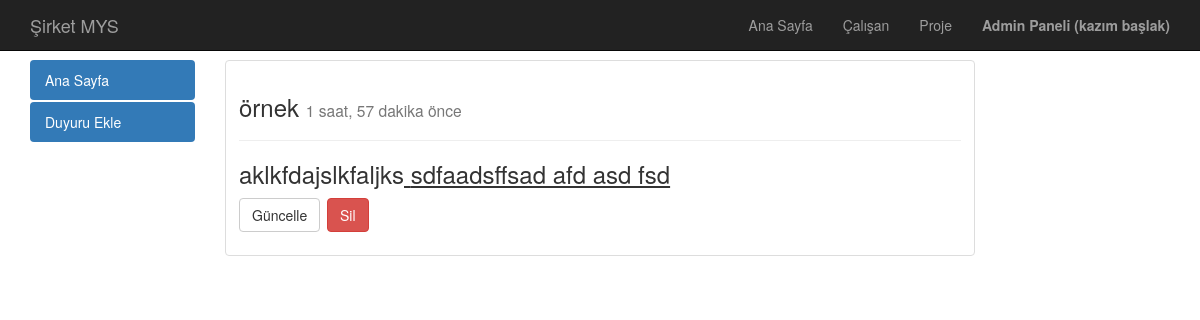
The app's page /duyuru/ornek/ (signed in) with its own data.
### home/models.py (models this page shows, shortened)
class Duyuru(models.Model):
    baslik = models.CharField(max_length = 120,verbose_name="Başlık")
    text = RichTextField(verbose_name="İçerik")
    tarih = models.DateTimeField(auto_now_add=True)
    slug = models.SlugField(unique = True,editable=False)
    def get_update_url(self):
        return reverse("home:update",kwargs={"slug":self.slug})
    def get_delete_url(self):
        return reverse("home:delete",kwargs={"slug":self.slug})
    class Meta:
        ordering = ['-tarih']

### home/views.py (the view)
# urls.py: path('duyuru/<slug:slug>/',duyuruDetail,name='detail'),
def duyuruDetail(request,slug):
    yetki = getAuthorization(request,"duyuru")
    if yetki == -1:
        messages.warning(request,"Erişim için giriş yapınız.")
        return redirect("/admin")
    if not canView(yetki):
        messages.warning(request,"Duyuru detayına erişim yetkiniz yoktur.")
        return redirect("home:index")
    duyuru = get_object_or_404(Duyuru,slug = slug)
    context = {
        'duyuru':duyuru,
        'canAdd':canAdd(yetki),
        'canChange':canChange(yetki),
        'canDelete':canDelete(yetki),
    }
    return render(request,"home/duyurudetay.html",context)

### calisan/models.py (called while the page is built, shortened)
def getAuthorization(request,name):
    u = request.user
    yetki = 0
    if not u.is_authenticated:
        return -1
    elif u.is_superuser:
        return 15

def canView(authorization):
    return authorization >= 8

def canAdd(authorization):
    return authorization % 2 != 0

def canChange(authorization):
    return authorization == 2 or authorization == 3 or authorization == 6 or authorization == 7 or authorization == 10 or authorization == 11 or authorization == 14 or authorization == 15

def canDelete(authorization):
    return authorization == 4 or authorization == 5 or authorization == 6 or authorization == 7 or authorization == 12 or authorization == 13 or authorization == 14 or authorization == 15

### templates/home/duyurudetay.html (shortened to what this page needs)
{% extends "base.html" %}
{% block body %}
    {%if request.user.is_authenticated %}
        <div class="container">
            <div class="row">
                {% include "home/leftnav.html" %}
                <div class="col-sm-8">
                    <div class="thumbnail">
                        <div class="caption">
                            <h3>{{duyuru.baslik}} <small>{{duyuru.tarih|timesince}} önce</small><hr>
                            <p>{{duyuru.text|safe|linebreaks}}</p>
                            <p>
                            {% if canChange %}
                                <a href="{{duyuru.get_update_url}}" class="btn btn-default" role="button">Güncelle</a>
                            {% endif %}
                            {% if canDelete %}
                                <a href="{{duyuru.get_delete_url}}" class="btn btn-danger" role="button">Sil</a>
                            {% endif %}
                            </p>
                        </div>
                    </div>
                </div>
            </div>
        </div>
    {%endif%}
{% endblock body %}

### templates/header.html (shortened to what this page needs)
<head>
</head>
<nav class="navbar navbar-inverse navbar-fixed-top" role="banner">
    <div class="container">
        <div class="navbar-header">
            <a href="{% url 'home:index'%}" class="navbar-brand">Şirket MYS</a>
        </div>
        <nav class="collapse navbar-collapse" role="navigation">
            <ul class="nav navbar-nav navbar-right">
                <li><a href="{% url 'home:index'%}">Ana Sayfa</a></li>
                <li><a href="{% url 'calisan:index' %}">Çalışan</a></li>
                <li><a href="{% url 'proje:index' %}">Proje</a></li>
                <li><a href="/admin"><b>Admin Paneli ({{ request.user.get_full_name }})</b></a></li>
            </ul>
        </nav>
    </div>
</nav>

### static/css/style.css (style rules this page uses)
body { margin-top: 60px; }

### records on screen
Duyuru: baslik "örnek", tarih "1 saat, 57 dakika", text "aklkfdajslkfaljks sdfaadsffsad afd asd fsd"

### other values on screen
{{ request.user.get_full_name }} "kazım başlak"
